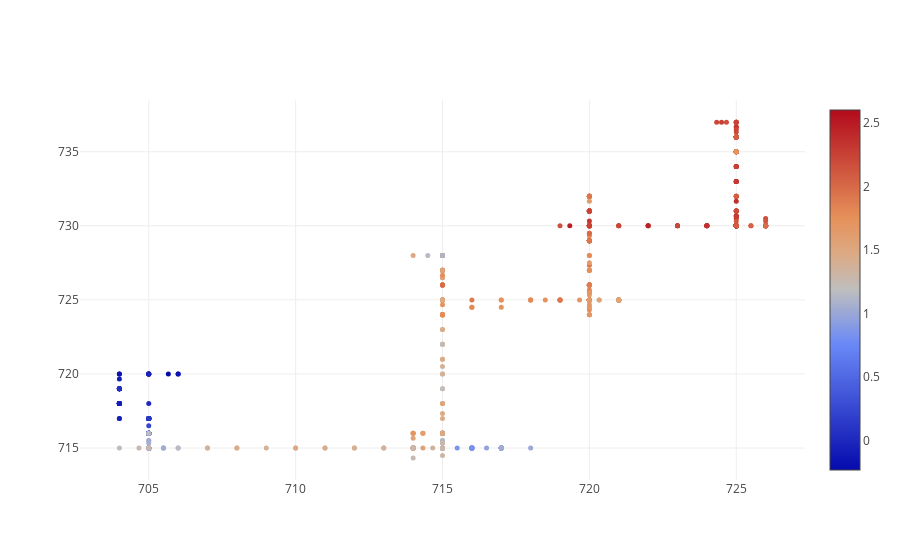

The code cell stored with this chart in its notebook:
### Code cell
#Plotly PLot
import plotly.offline as py
import plotly.graph_objs as go
py.init_notebook_mode(connected=True)

# x = xy.index
x = xy['temp_zone7_12']
y = xy['temp_zone8_29']
c = xy['E']
# s = xy['E']
data=[
    go.Scatter(x=x,y=y,
                mode = 'markers',
                marker = dict(
                size=5,
                color= c,
                showscale=True
                ),
                )
]
layout=go.Layout()
figure=go.Figure(data=data,layout=layout)
py.iplot(figure)

### Figure 1 — Plotly figure (JSON) as saved in the notebook; plotly's stock layout.template omitted (floating-point values rounded to 4 significant figures; data arrays with more than 128 entries replaced by an {"elided": "..."} marker saying what was removed)
{"data": [{"marker": {"color": {"elided": "840 float values"}, "showscale": true, "size": 5}, "mode": "markers", "type": "scatter", "uid": "e6dcbc18-dc08-11e8-b50e-28c63ff40a91", "x": {"elided": "840 float values"}, "y": {"elided": "840 float values"}}], "layout": {}}
